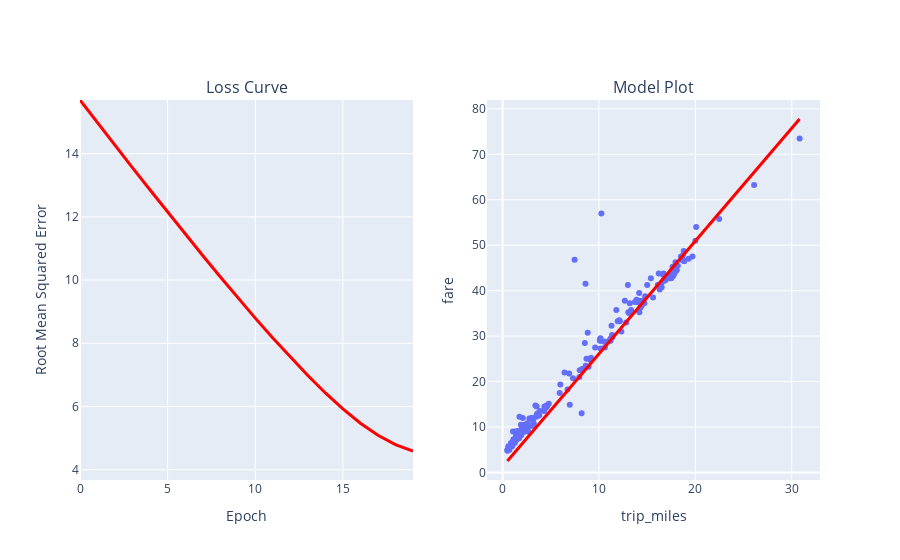

Write notebook code for a chart like this one.
### Markdown cell above
# Fourth Experiment - Adjusting the Hyperparameters - Increasing the Batch Size to 500 and Using the Original Learning Rate - 0.001

* With this set of hyperparameters
    * Learning Rate = 0.001
    * Epochs = 20
    * batch size Equal to 500

### Code cell
# The following variables are the hyperparameters.
learning_rate = 0.001
epochs = 20
batch_size = 500

# Specify the feature and the label.
features = ["trip_miles"]
label = "fare"

model_1 = run_experiment(fare_df, features, label, learning_rate, epochs, batch_size)

### Figure 1 — Plotly figure (JSON) as saved in the notebook; plotly's stock layout.template omitted (floating-point values rounded to 4 significant figures; data arrays with more than 128 entries replaced by an {"elided": "..."} marker saying what was removed)
{"data": [{"hovertemplate": "trip_miles=%{x}<br>fare=%{y}<extra></extra>", "legendgroup": "", "marker": {"color": "#636efa", "symbol": "circle"}, "mode": "markers", "name": "", "orientation": "v", "showlegend": false, "type": "scatter", "x": {"elided": "200 float values"}, "xaxis": "x2", "y": {"elided": "200 float values"}, "yaxis": "y2"}, {"hovertemplate": "trip_miles=%{x}<br>fare_predicted=%{y}<extra></extra>", "legendgroup": "", "line": {"color": "#ff0000", "dash": "solid", "width": 3}, "marker": {"symbol": "circle"}, "mode": "lines", "name": "", "orientation": "v", "showlegend": false, "type": "scatter", "x": {"elided": "200 float values"}, "xaxis": "x2", "y": {"elided": "200 float values"}, "yaxis": "y2"}, {"hovertemplate": "x=%{x}<br>y=%{y}<extra></extra>", "legendgroup": "", "line": {"color": "#ff0000", "dash": "solid", "width": 3}, "marker": {"symbol": "circle"}, "mode": "lines", "name": "", "orientation": "v", "showlegend": false, "type": "scatter", "x": [0, 1, 2, 3, 4, 5, 6, 7, 8, 9, 10, 11, 12, 13, 14, 15, 16, 17, 18, 19], "xaxis": "x", "y": [15.7, 14.97, 14.26, 13.55, 12.85, 12.15, 11.46, 10.78, 10.1, 9.444, 8.795, 8.166, 7.559, 6.978, 6.427, 5.924, 5.469, 5.089, 4.793, 4.59], "yaxis": "y"}], "layout": {"annotations": [{"font": {"size": 16}, "showarrow": false, "text": "Loss Curve", "x": 0.225, "xanchor": "center", "xref": "paper", "y": 1, "yanchor": "bottom", "yref": "paper"}, {"font": {"size": 16}, "showarrow": false, "text": "Model Plot", "x": 0.775, "xanchor": "center", "xref": "paper", "y": 1, "yanchor": "bottom", "yref": "paper"}], "xaxis": {"anchor": "y", "domain": [0, 0.45], "title": {"text": "Epoch"}}, "xaxis2": {"anchor": "y2", "domain": [0.55, 1], "title": {"text": "trip_miles"}}, "yaxis": {"anchor": "x", "domain": [0, 1], "range": [3.672, 15.7], "title": {"text": "Root Mean Squared Error"}}, "yaxis2": {"anchor": "x2", "domain": [0, 1], "title": {"text": "fare"}}}}
